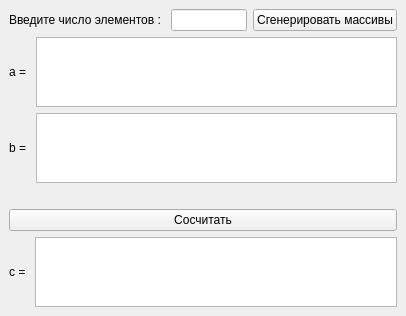
<?xml version="1.0" encoding="UTF-8"?>
<ui version="4.0">
 <class>MainWindow</class>
 <widget class="QMainWindow" name="MainWindow">
  <property name="geometry">
   <rect>
    <x>0</x>
    <y>0</y>
    <width>406</width>
    <height>278</height>
   </rect>
  </property>
  <property name="windowTitle">
   <string>Лабораторная работа №4</string>
  </property>
  <widget class="QWidget" name="centralwidget">
   <layout class="QVBoxLayout" name="verticalLayout">
    <item>
     <layout class="QHBoxLayout" name="horizontalLayout">
      <item>
       <widget class="QLabel" name="label">
        <property name="text">
         <string>Введите число элементов : </string>
        </property>
       </widget>
      </item>
      <item>
       <widget class="QLineEdit" name="line_n"/>
      </item>
      <item>
       <widget class="QPushButton" name="btn_gen">
        <property name="text">
         <string>Сгенерировать массивы</string>
        </property>
       </widget>
      </item>
     </layout>
    </item>
    <item>
     <layout class="QHBoxLayout" name="horizontalLayout_2">
      <item>
       <widget class="QLabel" name="label_2">
        <property name="text">
         <string>a = </string>
        </property>
       </widget>
      </item>
      <item>
       <widget class="QTextEdit" name="list_a"/>
      </item>
     </layout>
    </item>
    <item>
     <layout class="QHBoxLayout" name="horizontalLayout_3">
      <item>
       <widget class="QLabel" name="label_3">
        <property name="text">
         <string>b = </string>
        </property>
       </widget>
      </item>
      <item>
       <widget class="QTextEdit" name="list_b"/>
      </item>
     </layout>
    </item>
    <item>
     <widget class="QLabel" name="label_5">
      <property name="text">
       <string/>
      </property>
      <property name="pixmap">
       <pixmap>form_04.png</pixmap>
      </property>
      <property name="alignment">
       <set>Qt::AlignCenter</set>
      </property>
     </widget>
    </item>
    <item>
     <widget class="QPushButton" name="btn_go">
      <property name="text">
       <string>Сосчитать</string>
      </property>
     </widget>
    </item>
    <item>
     <layout class="QHBoxLayout" name="horizontalLayout_4">
      <item>
       <widget class="QLabel" name="label_4">
        <property name="text">
         <string>c = </string>
        </property>
       </widget>
      </item>
      <item>
       <widget class="QTextEdit" name="list_c"/>
      </item>
     </layout>
    </item>
   </layout>
  </widget>
 </widget>
 <tabstops>
  <tabstop>line_n</tabstop>
  <tabstop>btn_gen</tabstop>
  <tabstop>list_b</tabstop>
  <tabstop>list_a</tabstop>
 </tabstops>
 <resources/>
 <connections/>
</ui>
